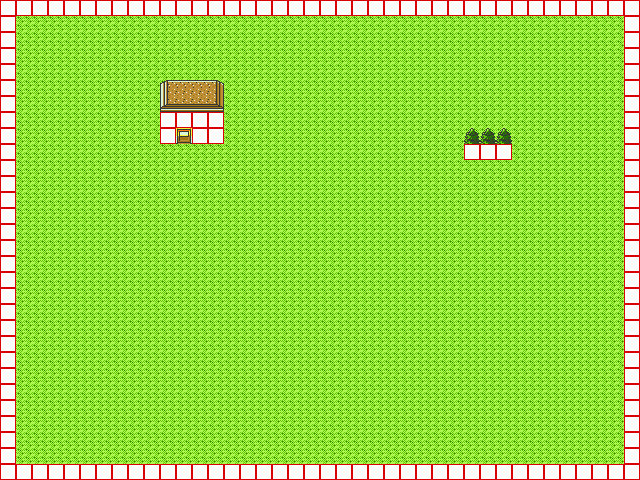

This game map was drawn from its Tiled (.tmx) file and the tilesets committed beside it. A one-line description and the trimmed map source follow:
An orthogonal 40x30 tile map with 16x16 px tiles, 3 tile layers (background, foreground, collision) and 1 object (door).

<map version="1.0" orientation="orthogonal" width="40" height="30" tilewidth="16" tileheight="16">
 <properties>
  <property name="spawn_x" value="12" />
  <property name="spawn_y" value="10" />
 </properties>
 <tileset firstgid="1" name="default_tileset" tilewidth="16" tileheight="16">
  <image source="default_tileset.png" width="704" height="320" />
 </tileset>
 <layer name="background" width="40" height="30">
  <data>[1200 cells, 1200 non-empty, 11 distinct tile ids]</data>
 </layer>
 <layer name="foreground" width="40" height="30">
  <data>[1200 cells, 11 non-empty, 9 distinct tile ids]</data>
 </layer>
 <layer name="collision" width="40" height="30">
  <data>[1200 cells, 146 non-empty, 1 distinct tile ids]</data>
 </layer>
 <objectgroup name="events" width="40" height="30">
  <object name="Door 3" type="door" x="176" y="128" width="16" height="16">
   <properties>
    <property name="direction" value="down" />
    <property name="x" value="13" />
    <property name="y" value="13" />
    <property name="zone" value="pallet_town" />
   </properties>
  </object>
 </objectgroup>
</map>
